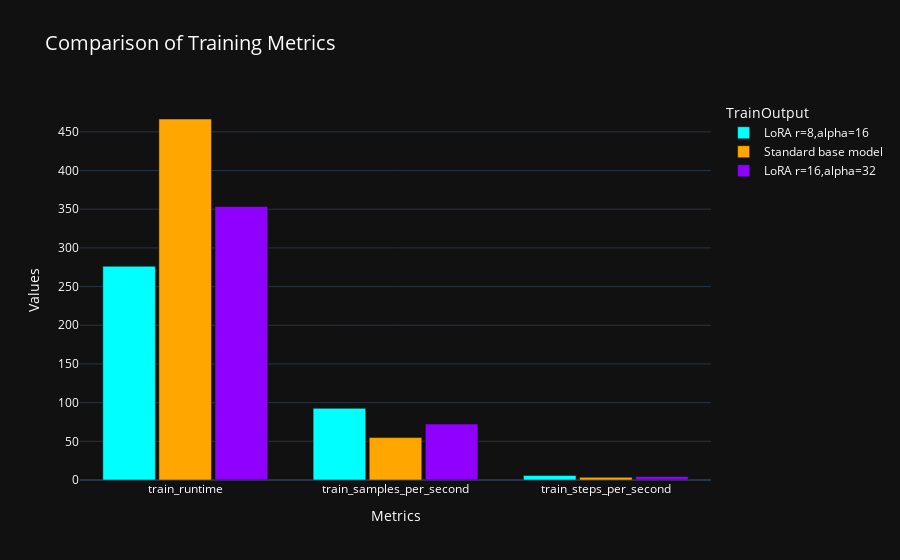

The notebook cell this image was saved under:
### Code cell
import plotly.graph_objects as go

# Data from TrainOutput
metrics_1 = {
    'train_runtime': 276.2657,
    'train_samples_per_second': 92.628,
    'train_steps_per_second': 5.799
}
metrics_2 = {
    'train_runtime': 466.631,
    'train_samples_per_second': 54.84,
    'train_steps_per_second': 3.433
}
metrics_3 = {
    'train_runtime': 353.474, 
    'train_samples_per_second': 72.396,
    'train_steps_per_second': 4.532
}

# Labels for the metrics
labels = list(metrics_1.keys())

# Values for each TrainOutput
values_1 = list(metrics_1.values())
values_2 = list(metrics_2.values())
values_3 = list(metrics_3.values())

# Create a bar chart
fig = go.Figure()

# TrainOutput 1 Bar
fig.add_trace(go.Bar(
    x=labels,
    y=values_1,
    name='LoRA r=8,alpha=16',
    marker_color='#00FFFF',width=0.25  # Neon blue
))

# TrainOutput 2 Bar
fig.add_trace(go.Bar(
    x=labels,
    y=values_2,
    name='Standard base model',
    marker_color='#FFA700',width=0.25  # Orange
))
fig.add_trace(go.Bar(
    x=labels,
    y=values_3,
    name='LoRA r=16,alpha=32',
    marker_color='#8F00FF',width=0.25  # Neon blue
))

# Update layout for better visualization
fig.update_layout(
    title='Comparison of Training Metrics',
    xaxis_title='Metrics',
    yaxis_title='Values',
    barmode='group',
    template='plotly_dark',  # Black background
    legend_title='TrainOutput',
    font=dict(color='white'),  # White font for readability
    title_font=dict(size=20, color='white')  # Title styling
)

# Show the plot
fig.show()

### Figure 1 — Plotly figure (JSON) as saved in the notebook; plotly's stock layout.template omitted (floating-point values rounded to 4 significant figures)
{"data": [{"marker": {"color": "#00FFFF"}, "name": "LoRA r=8,alpha=16", "type": "bar", "width": 0.25, "x": ["train_runtime", "train_samples_per_second", "train_steps_per_second"], "y": [276.3, 92.63, 5.799]}, {"marker": {"color": "#FFA700"}, "name": "Standard base model", "type": "bar", "width": 0.25, "x": ["train_runtime", "train_samples_per_second", "train_steps_per_second"], "y": [466.6, 54.84, 3.433]}, {"marker": {"color": "#8F00FF"}, "name": "LoRA r=16,alpha=32", "type": "bar", "width": 0.25, "x": ["train_runtime", "train_samples_per_second", "train_steps_per_second"], "y": [353.5, 72.4, 4.532]}], "layout": {"barmode": "group", "font": {"color": "white"}, "legend": {"title": {"text": "TrainOutput"}}, "title": {"font": {"color": "white", "size": 20}, "text": "Comparison of Training Metrics"}, "xaxis": {"title": {"text": "Metrics"}}, "yaxis": {"title": {"text": "Values"}}}}
